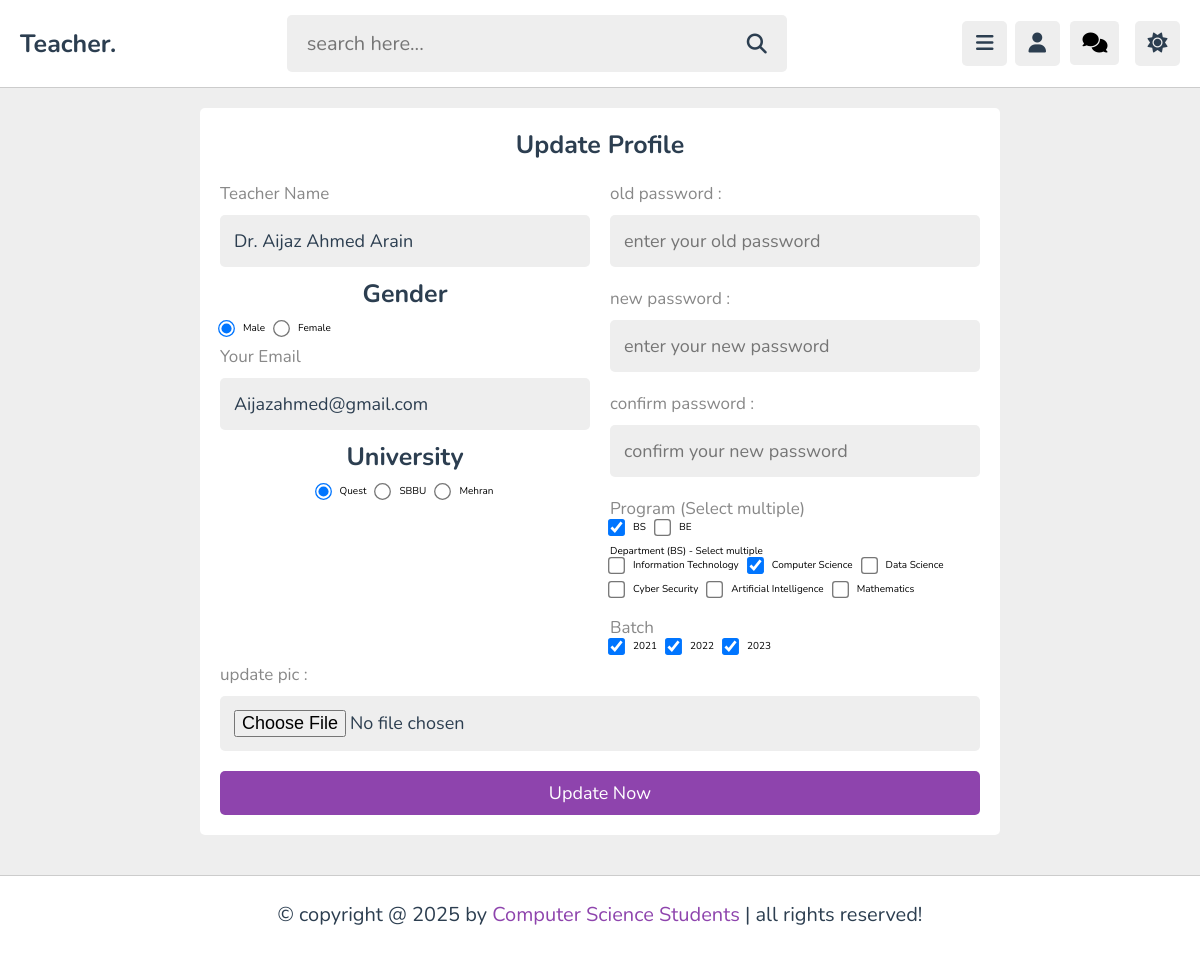
The app's page /admin/update.php (signed in) with its own data.
### tables this page shows
CREATE TABLE `tutors` (
  `id` varchar(20) NOT NULL,
  `name` varchar(50) NOT NULL,
  `username` varchar(50) NOT NULL,
  `profession` varchar(50) NOT NULL,
  `email` varchar(50) NOT NULL,
  `password` varchar(50) NOT NULL,
  `image` varchar(100) NOT NULL,
  `gender` varchar(255) DEFAULT NULL,
  `faculty` varchar(255) DEFAULT NULL,
  `batch` varchar(255) DEFAULT NULL,
  `university` varchar(225) DEFAULT NULL,
  `status` enum('Pending','Approved','Rejected') DEFAULT 'Pending',
  `last_active` timestamp NULL DEFAULT NULL,
  `departments` varchar(254) NOT NULL
);

### admin/update.php (the view, shortened to what this page needs)
<?php
   include '../components/connect.php';
   if(isset($_COOKIE['tutor_id'])){
      $tutor_id = $_COOKIE['tutor_id'];
   }else{
      $tutor_id = '';
      header('location:login.php');
   }
$select_tutor = $conn->prepare("SELECT * FROM `tutors` WHERE id = ? LIMIT 1");
$select_tutor->execute([$tutor_id]);
$fetch_tutor = $select_tutor->fetch(PDO::FETCH_ASSOC);
?>
<!DOCTYPE html>
<html lang="en">
<head>
   <link rel="stylesheet" href="https://cdnjs.cloudflare.com/ajax/libs/font-awesome/6.2.0/css/all.min.css">
   <link rel="stylesheet" href="../css/admin_style.css">
</head>
<body>
<?php include '../components/admin_header.php'; ?>
<section class="form-container" style="min-height: calc(100vh - 19rem);">
   <form class="register" action="" method="post" enctype="multipart/form-data">
      <h3>update profile</h3>
      <div class="flex">
         <div class="col">
            <p>Teacher Name</p>
            <input type="text" name="name" value="<?= htmlspecialchars($fetch_tutor['name'] ?? '') ?>" maxlength="100" class="box" placeholder="Enter Teacher Name">
            <div class="gender-box">
               <h3>Gender</h3>
               <div class="gender-option" style="display:flex; gap:1rem;">
                  <label><input type="radio" name="gender" value="Male" <?= (isset($fetch_tutor['gender']) && $fetch_tutor['gender']==='Male')?'checked':''; ?>> Male</label>
                  <label><input type="radio" name="gender" value="Female" <?= (isset($fetch_tutor['gender']) && $fetch_tutor['gender']==='Female')?'checked':''; ?>> Female</label>
               </div>
            </div>
            <p>Your Email</p>
            <input type="email" name="email" value="<?= htmlspecialchars($fetch_tutor['email'] ?? '') ?>" maxlength="100" class="box" placeholder="Enter your email">
            <div class="gender-box">
               <h3>University</h3>
               <div class="university-option" style="display:flex; gap:1rem; flex-wrap:wrap; justify-content:center;">
   <?php $u = $fetch_tutor['university'] ?? ''; ?>
   <label><input type="radio" name="university" value="Quest" <?= $u==='Quest'?'checked':''; ?>> Quest</label>
   <label><input type="radio" name="university" value="SBBU" <?= $u==='SBBU'?'checked':''; ?>> SBBU</label>
   <label><input type="radio" name="university" value="Mehran" <?= $u==='Mehran'?'checked':''; ?>> Mehran</label>
</div>
            </div>
         </div>
         <div class="col">
            <p>old password :</p>
            <input type="password" name="old_pass" placeholder="enter your old password" maxlength="20"  class="box">
            <p>new password :</p>
            <input type="password" name="new_pass" placeholder="enter your new password" maxlength="20"  class="box">
            <p>confirm password :</p>
            <input type="password" name="cpass" placeholder="confirm your new password" maxlength="20"  class="box">
            <p>Program (Select multiple)</p>
            <?php $faculty_vals = isset($fetch_tutor['faculty']) ? explode(',', $fetch_tutor['faculty']) : []; ?>
            <div class="checkbox-group" style="display:flex; gap:1rem; flex-wrap:wrap;">
               <label><input type="checkbox" name="faculty[]" value="BS" <?= in_array('BS', $faculty_vals)?'checked':''; ?> onchange="showDepartments()"> BS</label>
               <label><input type="checkbox" name="faculty[]" value="BE" <?= in_array('BE', $faculty_vals)?'checked':''; ?> onchange="showDepartments()"> BE</label>
            </div>
            <?php $dept_vals = isset($fetch_tutor['departments']) ? explode(',', $fetch_tutor['departments']) : []; ?>
            <div id="bs-department" class="input-box" style="display: none; margin-top:10px;">
               <label>Department (BS) - Select multiple</label>
               <div class="checkbox-group" style="display:flex; gap:1rem; flex-wrap:wrap;">
                  <?php foreach(['Information Technology','Computer Science','Data Science','Cyber Security','Artificial Intelligence','Mathematics'] as $dep): ?>
                     <label><input type="checkbox" name="department[]" value="<?= $dep; ?>" <?= in_array($dep, $dept_vals)?'checked':''; ?>> <?= $dep; ?></label>
                  <?php endforeach; ?>
               </div>
            </div>
            <?php $batch_vals = isset($fetch_tutor['batch']) ? explode(',', $fetch_tutor['batch']) : []; ?>
            <p style="margin-top:10px;">Batch</p>
            <div class="checkbox-group" style="display:flex; gap:1rem; flex-wrap:wrap;">
               <?php foreach(['2021','2022','2023'] as $b): ?>
                  <label><input type="checkbox" name="batch[]" value="<?= $b; ?>" <?= in_array($b, $batch_vals)?'checked':''; ?>> <?= $b; ?></label>
               <?php endforeach; ?>
            </div>
         </div>
      </div>
      <p>update pic :</p>
      <input type="file" name="image" accept="image/*"  class="box">
      <input type="submit" name="submit" value="update now" class="btn">
   </form>
</section>
<?php include '../components/footer.php'; ?>
</body>
</html>

### css/admin_style.css (style rules this page uses)
:root { --main-color:#8e44ad; --red:#e74c3c; --oragen:#f39c12; --white:#fff; --black:#2c3e50; --light-color:#888; --light-bg:#eee; --border:.1rem solid rgba(0,0,0,.2); }
* { font-family: 'Nunito', sans-serif; margin: 0; padding: 0; box-sizing: border-box; outline: none; border: none; text-decoration: none; }
html { font-size: 62.5%; overflow-x: hidden; }
body { background-color: var(--light-bg); padding-left: 30rem; }
section { padding:2rem; max-width: 1200px; margin: 0 auto; }
.btn, .option-btn, .delete-btn, .inline-btn, .inline-option-btn, .inline-delete-btn { border-radius: .5rem; padding: 1rem 3rem; font-size: 1.8rem; color: #fff; margin-top: 1rem; text-transform: capitalize; cursor: pointer; text-align: center; }
.btn, .option-btn, .delete-btn { display: block; width: 100%; }
.btn, .inline-btn { background-color: var(--main-color); }
.form-container { display: flex; align-items: center; justify-content: center; min-height: 100vh; }
.form-container form { background-color: var(--white); border-radius: .5rem; padding: 2rem; }
.form-container .register { width: 80rem; }
.form-container form h3 { text-align: center; font-size: 2.5rem; margin-bottom: 1rem; color: var(--black); text-transform: capitalize; }
.form-container form p { padding-top: 1rem; font-size: 1.7rem; color: var(--light-color); }
.form-container form .box { width: 100%; border-radius: .5rem; margin: 1rem 0; font-size: 1.8rem; color: var(--black); padding: 1.4rem; background-color: var(--light-bg); }
.form-container .flex { display: flex; gap: 2rem; }
.form-container .flex .col { flex: 1 1 25rem; }
@media (max-width:1200px) { body { padding-left: 0; } }

### admin/update.php (style rules this page uses)
input[type="radio"], input[type="checkbox"] { transform: scale(1.3); margin-right: 6px; justify-content: center; align-items: center; float: left; cursor: pointer; }
label { display: flex; align-items: center; gap: 4px; font-size: 1rem; }

### records on screen
tutors: name "Dr. Aijaz Ahmed Arain", gender "☑ Male", gender "☐ Female", email "Aijazahmed@gmail.com", university "☑ Quest", university "☐ SBBU", university "☐ Mehran", faculty "☑", departments "☑", batch "☑"

### other values on screen
$dep "Information Technology"
$dep "Computer Science"
$dep "Data Science"
$dep "Cyber Security"
$dep "Artificial Intelligence"
$dep "Mathematics"
$b "2021"
$b "2022"
$b "2023"
